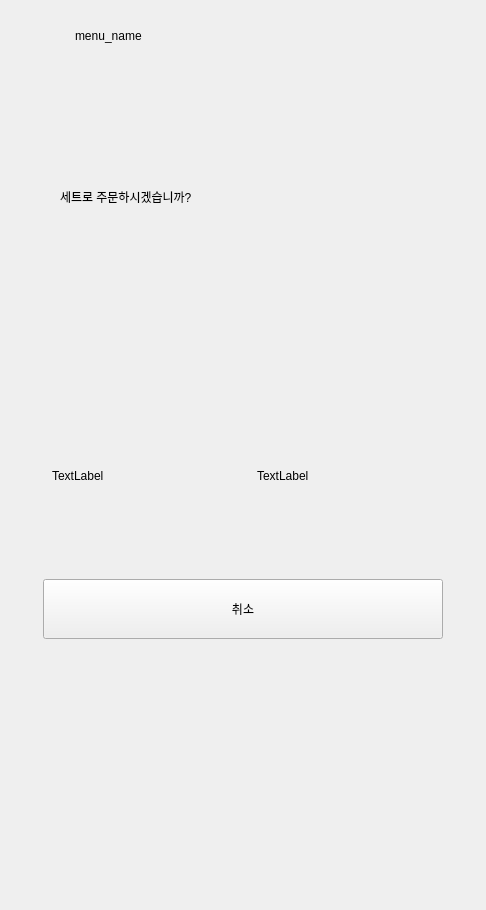
     <widget class="QWidget" name="page">
      <layout class="QVBoxLayout" name="verticalLayout_2">
       <item>
        <widget class="QWidget" name="widget" native="true">
         <property name="minimumSize">
          <size>
           <width>0</width>
           <height>100</height>
          </size>
         </property>
         <property name="maximumSize">
          <size>
           <width>16777215</width>
           <height>100</height>
          </size>
         </property>
         <layout class="QHBoxLayout" name="horizontalLayout">
          <item>
           <widget class="QLabel" name="label">
            <property name="minimumSize">
             <size>
              <width>40</width>
              <height>40</height>
             </size>
            </property>
            <property name="maximumSize">
             <size>
              <width>40</width>
              <height>40</height>
             </size>
            </property>
            <property name="text">
             <string/>
            </property>
            <property name="pixmap">
             <pixmap>../src/logo.png</pixmap>
            </property>
            <property name="scaledContents">
             <bool>true</bool>
            </property>
           </widget>
          </item>
          <item>
           <widget class="QWidget" name="widget_5" native="true">
            <property name="minimumSize">
             <size>
              <width>400</width>
              <height>0</height>
             </size>
            </property>
            <property name="maximumSize">
             <size>
              <width>400</width>
              <height>16777215</height>
             </size>
            </property>
            <layout class="QVBoxLayout" name="verticalLayout">
             <item>
              <widget class="QLabel" name="label_menu_name">
               <property name="text">
                <string>menu_name</string>
               </property>
              </widget>
             </item>
             <item>
              <spacer name="verticalSpacer_5">
               <property name="orientation">
                <enum>Qt::Vertical</enum>
               </property>
               <property name="sizeHint" stdset="0">
                <size>
                 <width>20</width>
                 <height>40</height>
                </size>
               </property>
              </spacer>
             </item>
            </layout>
           </widget>
          </item>
         </layout>
        </widget>
       </item>
       <item>
        <spacer name="verticalSpacer">
         <property name="orientation">
          <enum>Qt::Vertical</enum>
         </property>
         <property name="sizeType">
          <enum>QSizePolicy::Fixed</enum>
         </property>
         <property name="sizeHint" stdset="0">
          <size>
           <width>20</width>
           <height>40</height>
          </size>
         </property>
        </spacer>
       </item>
       <item>
        <widget class="QWidget" name="widget_2" native="true">
         <property name="minimumSize">
          <size>
           <width>0</width>
           <height>80</height>
          </size>
         </property>
         <property name="maximumSize">
          <size>
           <width>16777215</width>
           <height>80</height>
          </size>
         </property>
         <layout class="QHBoxLayout" name="horizontalLayout_2">
          <item>
           <spacer name="horizontalSpacer">
            <property name="orientation">
             <enum>Qt::Horizontal</enum>
            </property>
            <property name="sizeType">
             <enum>QSizePolicy::Fixed</enum>
            </property>
            <property name="sizeHint" stdset="0">
             <size>
              <width>40</width>
              <height>40</height>
             </size>
            </property>
           </spacer>
          </item>
          <item>
           <widget class="QLabel" name="label_ask_set">
            <property name="sizePolicy">
             <sizepolicy hsizetype="Fixed" vsizetype="Expanding">
              <horstretch>0</horstretch>
              <verstretch>0</verstretch>
             </sizepolicy>
            </property>
            <property name="text">
             <string>세트로 주문하시겠습니까?</string>
            </property>
           </widget>
          </item>
          <item>
           <spacer name="horizontalSpacer_2">
            <property name="orientation">
             <enum>Qt::Horizontal</enum>
            </property>
            <property name="sizeHint" stdset="0">
             <size>
              <width>40</width>
              <height>20</height>
             </size>
            </property>
           </spacer>
          </item>
         </layout>
        </widget>
       </item>
       <item>
        <spacer name="verticalSpacer_2">
         <property name="orientation">
          <enum>Qt::Vertical</enum>
         </property>
         <property name="sizeType">
          <enum>QSizePolicy::Fixed</enum>
         </property>
         <property name="sizeHint" stdset="0">
          <size>
           <width>20</width>
           <height>20</height>
          </size>
         </property>
        </spacer>
       </item>
       <item>
        <widget class="QWidget" name="widget_3" native="true">
         <property name="minimumSize">
          <size>
           <width>400</width>
           <height>300</height>
          </size>
         </property>
         <property name="maximumSize">
          <size>
           <width>16777215</width>
           <height>16777215</height>
          </size>
         </property>
         <layout class="QHBoxLayout" name="horizontalLayout_3">
          <property name="spacing">
           <number>0</number>
          </property>
          <property name="leftMargin">
           <number>0</number>
          </property>
          <property name="topMargin">
           <number>0</number>
          </property>
          <property name="rightMargin">
           <number>0</number>
          </property>
          <property name="bottomMargin">
           <number>0</number>
          </property>
          <item>
           <widget class="QWidget" name="widget_8" native="true">
            <property name="maximumSize">
             <size>
              <width>400</width>
              <height>16777215</height>
             </size>
            </property>
            <layout class="QHBoxLayout" name="horizontalLayout_4">
             <property name="spacing">
              <number>10</number>
             </property>
             <property name="leftMargin">
              <number>0</number>
             </property>
             <property name="topMargin">
              <number>0</number>
             </property>
             <property name="rightMargin">
              <number>0</number>
             </property>
             <property name="bottomMargin">
              <number>0</number>
             </property>
             <item>
              <widget class="QWidget" name="widget_left" native="true">
               <property name="sizePolicy">
                <sizepolicy hsizetype="Expanding" vsizetype="Expanding">
                 <horstretch>0</horstretch>
                 <verstretch>0</verstretch>
                </sizepolicy>
               </property>
               <property name="minimumSize">
                <size>
                 <width>0</width>
                 <height>0</height>
                </size>
               </property>
               <property name="maximumSize">
                <size>
                 <width>195</width>
                 <height>16777215</height>
                </size>
               </property>
               <layout class="QVBoxLayout" name="verticalLayout_4">
                <item>
                 <spacer name="verticalSpacer_8">
                  <property name="orientation">
                   <enum>Qt::Vertical</enum>
                  </property>
                  <property name="sizeType">
                   <enum>QSizePolicy::Fixed</enum>
                  </property>
                  <property name="sizeHint" stdset="0">
                   <size>
                    <width>20</width>
                    <height>10</height>
                   </size>
                  </property>
                 </spacer>
                </item>
                <item>
                 <widget class="QWidget" name="widget_6" native="true">
                  <layout class="QHBoxLayout" name="horizontalLayout_6">
                   <property name="spacing">
                    <number>0</number>
                   </property>
                   <property name="leftMargin">
                    <number>0</number>
                   </property>
                   <property name="topMargin">
                    <number>0</number>
                   </property>
                   <property name="rightMargin">
                    <number>0</number>
                   </property>
                   <property name="bottomMargin">
                    <number>0</number>
                   </property>
                   <item>
                    <widget class="QLabel" name="label_set_image">
                     <property name="minimumSize">
                      <size>
                       <width>150</width>
                       <height>150</height>
                      </size>
                     </property>
                     <property name="maximumSize">
                      <size>
                       <width>150</width>
                       <height>150</height>
                      </size>
                     </property>
                     <property name="text">
                      <string/>
                     </property>
                     <property name="scaledContents">
                      <bool>true</bool>
                     </property>
                    </widget>
                   </item>
                  </layout>
                 </widget>
                </item>
                <item>
                 <widget class="QLabel" name="label_info_set">
                  <property name="minimumSize">
                   <size>
                    <width>0</width>
                    <height>40</height>
                   </size>
                  </property>
                  <property name="maximumSize">
                   <size>
                    <width>300</width>
                    <height>80</height>
                   </size>
                  </property>
                  <property name="text">
                   <string>TextLabel</string>
                  </property>
                  <property name="wordWrap">
                   <bool>true</bool>
                  </property>
                 </widget>
                </item>
                <item>
                 <spacer name="verticalSpacer_6">
                  <property name="orientation">
                   <enum>Qt::Vertical</enum>
                  </property>
                  <property name="sizeType">
                   <enum>QSizePolicy::Fixed</enum>
                  </property>
                  <property name="sizeHint" stdset="0">
                   <size>
                    <width>20</width>
                    <height>40</height>
                   </size>
                  </property>
                 </spacer>
                </item>
               </layout>
              </widget>
             </item>
             <item>
              <widget class="QWidget" name="widget_right" native="true">
               <property name="sizePolicy">
                <sizepolicy hsizetype="Expanding" vsizetype="Expanding">
                 <horstretch>0</horstretch>
                 <verstretch>0</verstretch>
                </sizepolicy>
               </property>
               <property name="minimumSize">
                <size>
                 <width>0</width>
                 <height>0</height>
                </size>
               </property>
               <property name="maximumSize">
                <size>
                 <width>195</width>
                 <height>16777215</height>
                </size>
               </property>
               <layout class="QVBoxLayout" name="verticalLayout_5">
                <item>
                 <spacer name="verticalSpacer_9">
                  <property name="orientation">
                   <enum>Qt::Vertical</enum>
                  </property>
                  <property name="sizeType">
                   <enum>QSizePolicy::Fixed</enum>
                  </property>
                  <property name="sizeHint" stdset="0">
                   <size>
                    <width>20</width>
                    <height>10</height>
                   </size>
                  </property>
                 </spacer>
                </item>
                <item>
                 <widget class="QWidget" name="widget_7" native="true">
                  <layout class="QHBoxLayout" name="horizontalLayout_7">
                   <property name="spacing">
                    <number>0</number>
                   </property>
                   <property name="leftMargin">
                    <number>0</number>
                   </property>
                   <property name="topMargin">
                    <number>0</number>
                   </property>
                   <property name="rightMargin">
                    <number>0</number>
                   </property>
                   <property name="bottomMargin">
                    <number>0</number>
                   </property>
                   <item>
                    <widget class="QLabel" name="label_single_image">
                     <property name="minimumSize">
                      <size>
                       <width>150</width>
                       <height>150</height>
                      </size>
                     </property>
                     <property name="maximumSize">
                      <size>
                       <width>150</width>
                       <height>150</height>
                      </size>
                     </property>
                     <property name="text">
                      <string/>
                     </property>
                     <property name="scaledContents">
                      <bool>true</bool>
                     </property>
                    </widget>
                   </item>
                  </layout>
                 </widget>
                </item>
                <item>
                 <widget class="QLabel" name="label_info_single">
                  <property name="minimumSize">
                   <size>
                    <width>0</width>
                    <height>40</height>
                   </size>
                  </property>
                  <property name="maximumSize">
                   <size>
                    <width>300</width>
                    <height>80</height>
                   </size>
                  </property>
                  <property name="text">
                   <string>TextLabel</string>
                  </property>
                  <property name="wordWrap">
                   <bool>true</bool>
                  </property>
                 </widget>
                </item>
                <item>
                 <spacer name="verticalSpacer_7">
                  <property name="orientation">
                   <enum>Qt::Vertical</enum>
                  </property>
                  <property name="sizeType">
                   <enum>QSizePolicy::Fixed</enum>
                  </property>
                  <property name="sizeHint" stdset="0">
                   <size>
                    <width>20</width>
                    <height>40</height>
                   </size>
                  </property>
                 </spacer>
                </item>
               </layout>
              </widget>
             </item>
            </layout>
           </widget>
          </item>
         </layout>
        </widget>
       </item>
       <item>
        <spacer name="verticalSpacer_3">
         <property name="orientation">
          <enum>Qt::Vertical</enum>
         </property>
         <property name="sizeType">
          <enum>QSizePolicy::Fixed</enum>
         </property>
         <property name="sizeHint" stdset="0">
          <size>
           <width>20</width>
           <height>10</height>
          </size>
         </property>
        </spacer>
       </item>
       <item>
        <widget class="QWidget" name="widget_4" native="true">
         <property name="minimumSize">
          <size>
           <width>0</width>
           <height>60</height>
          </size>
         </property>
         <property name="maximumSize">
          <size>
           <width>16777215</width>
           <height>60</height>
          </size>
         </property>
         <layout class="QHBoxLayout" name="horizontalLayout_5">
          <property name="spacing">
           <number>0</number>
          </property>
          <property name="leftMargin">
           <number>0</number>
          </property>
          <property name="topMargin">
           <number>0</number>
          </property>
          <property name="rightMargin">
           <number>0</number>
          </property>
          <property name="bottomMargin">
           <number>0</number>
          </property>
          <item>
           <widget class="QPushButton" name="btn_cancel_1">
            <property name="sizePolicy">
             <sizepolicy hsizetype="Expanding" vsizetype="Expanding">
              <horstretch>0</horstretch>
              <verstretch>0</verstretch>
             </sizepolicy>
            </property>
            <property name="minimumSize">
             <size>
              <width>400</width>
              <height>0</height>
             </size>
            </property>
            <property name="maximumSize">
             <size>
              <width>400</width>
              <height>16777215</height>
             </size>
            </property>
            <property name="text">
             <string>취소</string>
            </property>
           </widget>
          </item>
         </layout>
        </widget>
       </item>
       <item>
        <spacer name="verticalSpacer_4">
         <property name="orientation">
          <enum>Qt::Vertical</enum>
         </property>
         <property name="sizeType">
          <enum>QSizePolicy::Expanding</enum>
         </property>
         <property name="sizeHint" stdset="0">
          <size>
           <width>20</width>
           <height>260</height>
          </size>
         </property>
        </spacer>
       </item>
      </layout>
     </widget>
